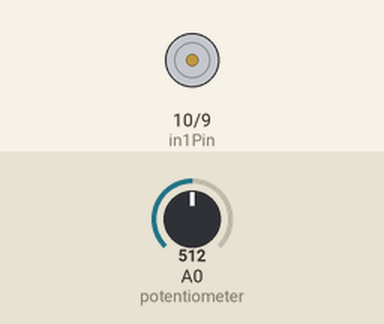
Simulated run of this sketch. Board: Arduino Uno, built with avr-gcc and run on an emulated ATmega328P. On the bench: motor-driver pin pairs drawn as motors (green arrow = first pin HIGH = forward, orange = second pin HIGH = backward, longer = more drive, scaled by the enable pin). Inputs (shaded band) come from the test bench; at power-on: A0 (potentiometer) = 512.

Above: at 1.2 s.
1.3 s: A0 (potentiometer) set to 513
2.8 s: A0 (potentiometer) set to 716
At 3.7 s:
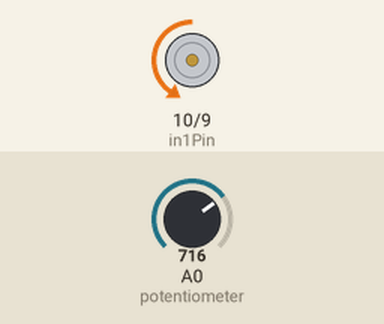
4.3 s: A0 (potentiometer) set to 900
At 4.9 s:
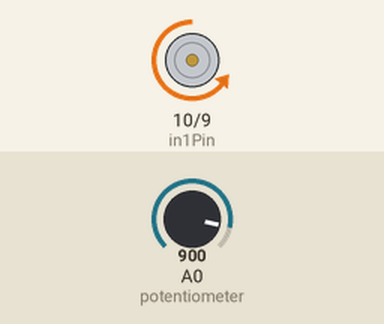
5.8 s: A0 (potentiometer) set to 502
At 7.0 s:
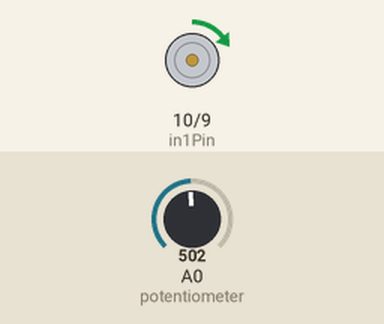
7.3 s: A0 (potentiometer) set to 522
At 8.4 s:
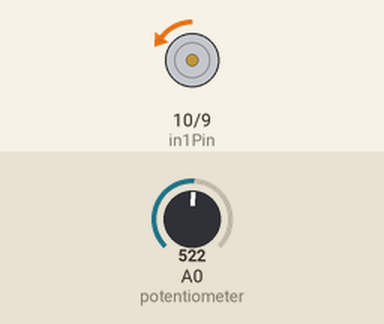
Timing chart, 0 to 9.8 s (numbered marks = the images above; inputs shaded):
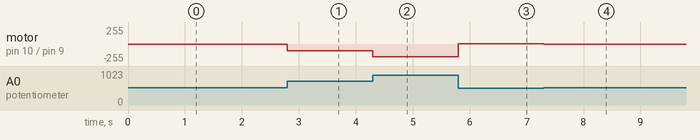

The sketch:

DC_MOTOR_WITH_PT-Meter.ino
```cpp
//The DIY Life
//4 November 2019
//Michael Klements

int in2Pin = 9;       // Define pins used for L293D
int in1Pin = 10;
int enable1Pin = 11;

int dir = 0;  // Define variables for motor direction and speed
int spd = 0;

void setup()
{
  pinMode(in2Pin, OUTPUT);  //Define pin modes
  pinMode(in1Pin, OUTPUT);
  pinMode(enable1Pin, OUTPUT);
}

void loop() {
  int potInput = analogRead(A0);  // Read potentiometer value
  spd = map(abs(potInput - 512), 0, 512, 0, 255); // Calculate motor speed, pot travel from midpoint
  if (potInput > 512) // Compare to potentiometer midpoint to get motor direction
    dir = 0;
  else
    dir = 1;
  driveMotor(); //Call function to drive motor at calculated speed and direction
}

void driveMotor()
{
  if (dir)
  {
    digitalWrite(in1Pin, HIGH);
    digitalWrite(in2Pin, LOW);
  }
  else
  {
    digitalWrite(in1Pin, LOW);
    digitalWrite(in2Pin, HIGH);
  }
  analogWrite(enable1Pin, spd);
}
```

Measured:
- after the input at 2.8 s, motor on pin 10 (in1Pin) / pin 9 (in2Pin): stopped → backward 101/255 at once
- after the input at 4.3 s, motor on pin 10 (in1Pin) / pin 9 (in2Pin): backward 101/255 → backward 193/255 at once
- after the input at 5.8 s, motor on pin 10 (in1Pin) / pin 9 (in2Pin): backward 193/255 → forward 4/255 at once
- after the input at 7.3 s, motor on pin 10 (in1Pin) / pin 9 (in2Pin): forward 4/255 → backward 4/255 at once
